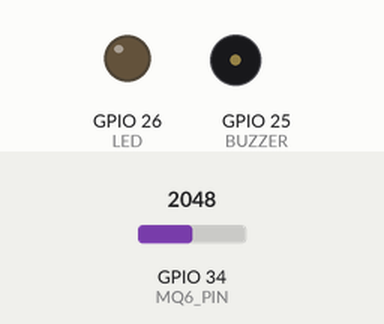
Recording of a sketch running on a simulated ESP32. Shown: output pins drawn as LEDs (lit = HIGH), buzzer (waves = sounding, pin HIGH). Inputs (shaded band) come from the test bench; at power-on: GPIO 34 (MQ6_PIN) = 2048. What the sketch prints to the serial monitor is not drawn.

Above: at 0.1 s.
At 20.1 s:
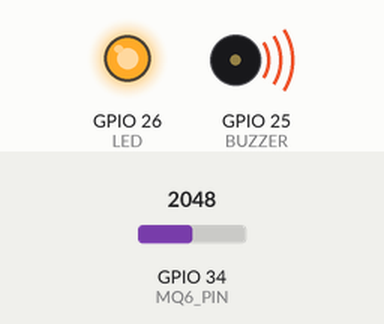
At 25.4 s:
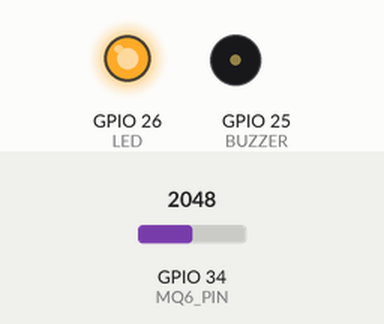
Timing chart, 0 to 26.9 s (numbered marks = the images above):
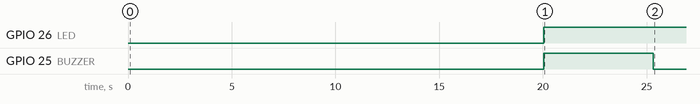

Measured:
- by itself, GPIO 26 (LED): LOW → HIGH at 20.0 s
- by itself, GPIO 25 (BUZZER): LOW → HIGH at 20.0 s, → LOW 5.3 s later

The sketch:

main.ino
```cpp
// 🔹 Pins
#define MQ6_PIN 34
#define BUZZER 25
#define LED 26

// 🔹 Settings
int threshold = 500;        // 🔥 thoda low rakha fast detection ke liye
int hysteresis = 30;        // noise control

bool gasDetected = false;

unsigned long buzzerStartTime = 0;
bool buzzerActive = false;

// 🔹 Smooth reading (noise reduce)
int readGas() {
  int total = 0;
  for (int i = 0; i < 10; i++) {
    total += analogRead(MQ6_PIN);
    delay(3);
  }
  return total / 10;
}

void setup() {
  Serial.begin(115200);

  pinMode(BUZZER, OUTPUT);
  pinMode(LED, OUTPUT);

  digitalWrite(BUZZER, LOW);
  digitalWrite(LED, LOW);

  Serial.println("🔥 GAS DETECTION SYSTEM STARTED");

  // 🔥 Sensor warmup (IMPORTANT)
  Serial.println("Warming up sensor...");
  delay(20000);
  Serial.println("✅ Ready!");
}

void loop() {

  int gasValue = readGas();

  Serial.print("Gas Value: ");
  Serial.println(gasValue);

  // 🚨 GAS DETECTED (with hysteresis)
  if (gasValue > threshold && !gasDetected) {
    gasDetected = true;

    Serial.println("⚠️ GAS DETECTED!");

    digitalWrite(LED, HIGH);

    // 🔊 buzzer ON (pulse mode)
    digitalWrite(BUZZER, HIGH);
    buzzerStartTime = millis();
    buzzerActive = true;
  }

  // ⏱️ buzzer OFF after 5 sec
  if (buzzerActive && millis() - buzzerStartTime > 5000) {
    digitalWrite(BUZZER, LOW);
    buzzerActive = false;
  }

  // ✅ SAFE (with hysteresis to avoid fluctuation)
  if (gasValue < (threshold - hysteresis) && gasDetected) {
    gasDetected = false;

    Serial.println("✅ SAFE");

    digitalWrite(LED, LOW);
  }

  delay(300);
}
```
